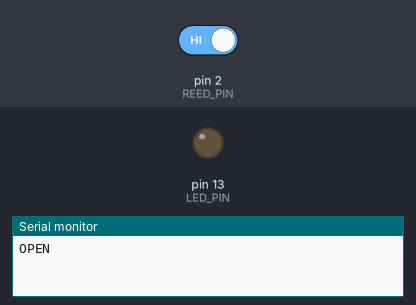
This sketch was run on a simulated Arduino Uno, built with avr-gcc and run on an emulated ATmega328P. On the bench: output pins drawn as LEDs (lit = HIGH), the last lines printed to the serial monitor. Inputs (shaded band) come from the test bench; at power-on: pin 2 (REED_PIN) HIGH.

Above: at 1.2 s.
1.3 s: pin 2 (REED_PIN) driven LOW
At 2.2 s:
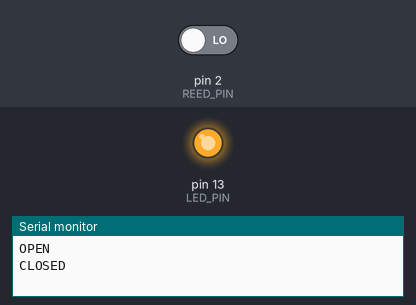
2.8 s: pin 2 (REED_PIN) driven HIGH
At 3.3 s:
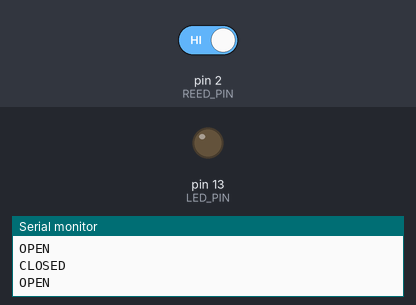
Timing chart, 0 to 5.8 s (numbered marks = the images above; inputs shaded):
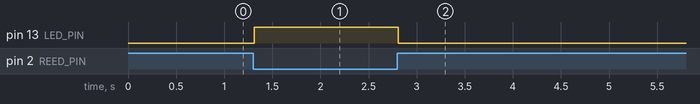

Measured:
- after the input at 1.3 s, pin 13 (LED_PIN): LOW → HIGH at once
- after the input at 2.8 s, pin 13 (LED_PIN): HIGH → LOW at once

The sketch:

magnetic-switch.ino
```cpp
const byte REED_PIN = 2;     // D2
const byte LED_PIN  = 13;    // onboard LED

bool readDebounced(byte pin, uint16_t ms = 10) {
  bool s1 = digitalRead(pin);
  uint32_t t = millis() + ms;
  while (millis() < t) {
    bool s2 = digitalRead(pin);
    if (s2 != s1) {          // changed -> restart timeout
      s1 = s2;
      t = millis() + ms;
    }
  }
  return s1;                 // stable state after 'ms'
}

void setup() {
  pinMode(REED_PIN, INPUT_PULLUP);   // NO reed: closed = LOW
  pinMode(LED_PIN, OUTPUT);
  Serial.begin(9600);
}

void loop() {
  // Get a stable reading
  bool level = readDebounced(REED_PIN, 10);   // HIGH=open, LOW=closed (with INPUT_PULLUP)
  bool closed = (level == LOW);

  // Drive LED and edge-report
  digitalWrite(LED_PIN, closed ? HIGH : LOW);

  static bool last = !closed;
  if (closed != last) {
    Serial.println(closed ? "CLOSED" : "OPEN");
    last = closed;
  }

  // optional small idle time so loop isn't 100% busy
  delay(1);
}
```
